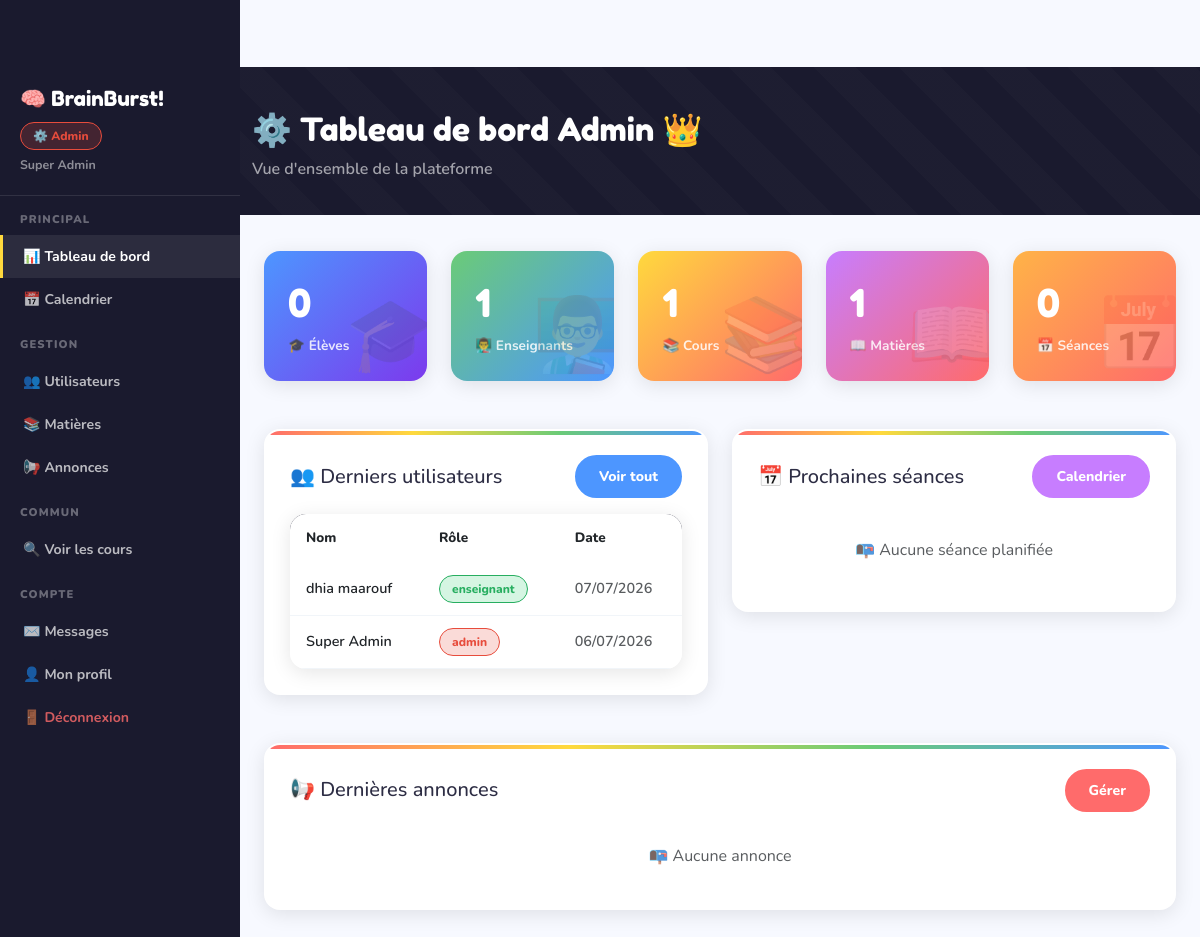
The page /admin (signed in) on the database its author committed.
### app.py (models this page shows)
class User(UserMixin, db.Model):
    id            = db.Column(db.Integer, primary_key=True)
    nom           = db.Column(db.String(100), nullable=False)
    prenom        = db.Column(db.String(100), nullable=False)
    email         = db.Column(db.String(150), unique=True, nullable=False)
    password      = db.Column(db.String(200), nullable=False)
    role          = db.Column(db.String(20),  default='eleve')  # admin | enseignant | eleve
    actif         = db.Column(db.Boolean,     default=True)
    bio           = db.Column(db.Text,        default='')
    date_creation = db.Column(db.DateTime,    default=datetime.utcnow)
    groupe_id     = db.Column(db.Integer, db.ForeignKey('groupe.id'), nullable=True)
    cours_crees  = db.relationship('Cours',       backref='enseignant', lazy=True)
    inscriptions = db.relationship('Inscription', backref='eleve',      lazy=True)
    travaux_rendus = db.relationship('TravauxRendu', backref='eleve',   lazy=True)
    msg_envoyes  = db.relationship('Message', foreign_keys='Message.expediteur_id',   backref='expediteur',   lazy=True)
    msg_recus    = db.relationship('Message', foreign_keys='Message.destinataire_id', backref='destinataire', lazy=True)

### app.py (the view)
@app.route('/admin')
@login_required
def admin_dashboard():
    if not require_role('admin'): return redirect(url_for('dashboard'))
    stats = {
        'eleves':      User.query.filter_by(role='eleve').count(),
        'enseignants': User.query.filter_by(role='enseignant').count(),
        'cours':       Cours.query.count(),
        'matieres':    Matiere.query.count(),
        'seances':     Seance.query.count(),
    }
    users_recent   = User.query.order_by(User.date_creation.desc()).limit(5).all()
    seances_future = Seance.query.filter(Seance.date_seance >= datetime.utcnow()).order_by(Seance.date_seance).limit(5).all()
    annonces       = Annonce.query.order_by(Annonce.date_creation.desc()).limit(3).all()
    return render_template('admin/admin_dashboard.html', stats=stats,
                           users_recent=users_recent, seances_future=seances_future, annonces=annonces)

### app.py (called while the page is built)
@login_manager.user_loader
def load_user(uid): return User.query.get(int(uid))

def require_role(*roles):
    if current_user.role not in roles:
        flash('Accès non autorisé.', 'danger')
        return False
    return True

@app.context_processor
def inject_globals():
    return {'now': datetime.utcnow, 'current_year': datetime.utcnow().year}

### templates/admin/admin_dashboard.html (shortened to what this page needs)
{% extends "base.html" %}
{% block content %}
<div class="page-header">
  <div class="container">
    <h2>⚙️ Tableau de bord Admin <span class="emoji-bounce" style="display:inline-block">👑</span></h2>
    <p style="color:rgba(255,255,255,.6);font-weight:600;margin:4px 0 0">Vue d'ensemble de la plateforme</p>
  </div>
</div>
<div class="container-fluid px-4 pb-5">
  <div class="row g-4 mb-5">
    {% for num, lbl, emoji, grad in [
      (stats.eleves,      'Élèves',      '🎓', 'linear-gradient(135deg,#4D96FF,#7c3aed)'),
      (stats.enseignants, 'Enseignants', '👨‍🏫', 'linear-gradient(135deg,#6BCB77,#4D96FF)'),
      (stats.cours,       'Cours',       '📚', 'linear-gradient(135deg,#FFD93D,#FF6B6B)'),
      (stats.matieres,    'Matières',    '📖', 'linear-gradient(135deg,#C77DFF,#FF6B6B)'),
      (stats.seances,     'Séances',     '📅', 'linear-gradient(135deg,#FFB347,#FF6B6B)'),
    ] %}
    <div class="col-md col-6">
      <div class="stat-card fade-up fade-up-{{ loop.index }}" data-emoji="{{ emoji }}" style="background:{{ grad }}">
        <span class="stat-num">{{ num }}</span>
        <span class="stat-lbl">{{ emoji }} {{ lbl }}</span>
      </div>
    </div>
    {% endfor %}
  </div>
  <div class="row g-4">
    <div class="col-lg-6">
      <div class="card-fun p-4 mb-4">
        <div class="d-flex justify-content-between align-items-center mb-3">
          <h5 class="fw-800 mb-0">👥 Derniers utilisateurs</h5>
          <a href="{{ url_for('admin_users') }}" class="btn btn-fun btn-sky btn-sm">Voir tout</a>
        </div>
        <div class="table-fun">
          <table class="table mb-0">
            <thead><tr><th>Nom</th><th>Rôle</th><th>Date</th></tr></thead>
            <tbody>
              {% for u in users_recent %}
              <tr>
                <td class="fw-700">{{ u.prenom }} {{ u.nom }}</td>
                <td><span class="role-badge role-{{ u.role }}">{{ u.role }}</span></td>
                <td class="text-muted small">{{ u.date_creation.strftime('%d/%m/%Y') }}</td>
              </tr>
              {% endfor %}
            </tbody>
          </table>
        </div>
      </div>
    </div>
    <div class="col-lg-6">
      <div class="card-fun p-4 mb-4">
        <div class="d-flex justify-content-between align-items-center mb-3">
          <h5 class="fw-800 mb-0">📅 Prochaines séances</h5>
          <a href="{{ url_for('admin_calendrier') }}" class="btn btn-fun btn-violet btn-sm">Calendrier</a>
        </div>
        {% for s in seances_future %}
        <div class="d-flex align-items-center gap-3 p-3 mb-2" style="background:#f8fafc;border-radius:12px">
          <div style="background:var(--sky);color:white;width:42px;height:42px;border-radius:12px;display:flex;align-items:center;justify-content:center;font-size:1.2rem;flex-shrink:0">📅</div>
          <div class="flex-fill">
            <div class="fw-800 small">{{ s.titre }}</div>
            <div class="text-muted" style="font-size:.75rem;font-weight:600">{{ s.cours.titre }} · {{ s.date_seance.strftime('%d/%m/%Y %H:%M') }}</div>
          </div>
          {% if s.lien_meet %}<a href="{{ s.lien_meet }}" target="_blank" class="btn btn-fun btn-mint btn-sm">🔗 Rejoindre</a>{% endif %}
        </div>
        {% else %}
        <div class="text-center py-4 text-muted fw-600">📭 Aucune séance planifiée</div>
        {% endfor %}
      </div>
    </div>
    <div class="col-12">
      <div class="card-fun p-4">
        <div class="d-flex justify-content-between align-items-center mb-3">
          <h5 class="fw-800 mb-0">📢 Dernières annonces</h5>
          <a href="{{ url_for('admin_annonces') }}" class="btn btn-fun btn-coral btn-sm">Gérer</a>
        </div>
        <div class="row g-3">
          {% for a in annonces %}
          <div class="col-md-4">
            <div style="background:#fffbeb;border-radius:14px;padding:18px;border-left:4px solid var(--sun)">
              <div class="fw-800 mb-1">{{ a.titre }}</div>
              <p class="text-muted small fw-600 mb-0" style="line-height:1.6">{{ a.contenu[:100] }}...</p>
              <div class="text-muted mt-2" style="font-size:.72rem;font-weight:700">{{ a.date_creation.strftime('%d/%m/%Y') }}</div>
            </div>
          </div>
          {% else %}
          <div class="col-12 text-center py-3 text-muted fw-600">📭 Aucune annonce</div>
          {% endfor %}
        </div>
      </div>
    </div>
  </div>
</div>
{% endblock %}

### templates/base.html (shortened to what this page needs)
<!DOCTYPE html>
<html lang="fr">
<head>
<link href="https://cdnjs.cloudflare.com/ajax/libs/bootstrap/5.3.0/css/bootstrap.min.css" rel="stylesheet">
<link href="https://cdnjs.cloudflare.com/ajax/libs/font-awesome/6.4.0/css/all.min.css" rel="stylesheet">
</head>
<body>
{% if current_user.is_authenticated %}
<div class="side-nav">
  <div style="padding:16px 20px 20px;border-bottom:1px solid rgba(255,255,255,.1)">
    <div style="font-family:'Fredoka One',cursive;color:white;font-size:1.3rem">🧠 BrainBurst!</div>
    <div class="mt-2">
      <span class="role-badge role-{{ current_user.role }}">
        {{ '⚙️ Admin' if current_user.role=='admin' else '👨‍🏫 Enseignant' if current_user.role=='enseignant' else '🎓 Élève' }}
      </span>
    </div>
    <div style="color:rgba(255,255,255,.5);font-size:.78rem;font-weight:700;margin-top:6px">
      {{ current_user.prenom }} {{ current_user.nom }}
    </div>
  </div>
  {% if current_user.role == 'admin' %}
  <div class="nav-section">Principal</div>
  <a href="{{ url_for('admin_dashboard') }}" class="{{ 'active' if request.endpoint=='admin_dashboard' }}">📊 Tableau de bord</a>
  <a href="{{ url_for('admin_calendrier') }}" class="{{ 'active' if request.endpoint=='admin_calendrier' }}">📅 Calendrier</a>
  <div class="nav-section">Gestion</div>
  <a href="{{ url_for('admin_users') }}" class="{{ 'active' if request.endpoint in ['admin_users','admin_user_creer','admin_user_editer'] }}">👥 Utilisateurs</a>
  <a href="{{ url_for('admin_matieres') }}" class="{{ 'active' if request.endpoint in ['admin_matieres','admin_matiere_creer','admin_matiere_editer'] }}">📚 Matières</a>
  <a href="{{ url_for('admin_annonces') }}" class="{{ 'active' if request.endpoint=='admin_annonces' }}">📢 Annonces</a>
  <div class="nav-section">Commun</div>
  <a href="{{ url_for('liste_cours') }}">🔍 Voir les cours</a>
  {% endif %}
  <div class="nav-section">Compte</div>
  <a href="{{ url_for('messages') }}">✉️ Messages</a>
  <a href="{{ url_for('profil') }}">👤 Mon profil</a>
  <a href="{{ url_for('logout') }}" style="color:rgba(255,107,107,.8)!important">🚪 Déconnexion</a>
</div>
<div class="main-content">
{% endif %}
{% block content %}{% endblock %}
</div>
</body>
</html>

### templates/base.html (style rules this page uses)
:root { --sun:#FFD93D; --coral:#FF6B6B; --mint:#6BCB77; --sky:#4D96FF; --violet:#C77DFF; --peach:#FFB347; --dark:#1A1A2E; --ink:#2D2D44; --paper:#FFFDF7; --light:#F7F9FF; --admin:#e74c3c; --teacher:#2ecc71; --student:#3498db; --shadow:0 4px 20px rgba(0,0,0,.1); --radius:16px; --radius-sm:10px; }
* { box-sizing:border-box }
body { font-family:'Nunito',sans-serif;background:var(--light);color:var(--ink);overflow-x:hidden;padding-top:67px }
.role-badge { display:inline-flex;align-items:center;gap:5px;padding:4px 12px;border-radius:20px; font-size:.75rem;font-weight:800 }
.role-admin { background:rgba(231,76,60,.2);color:#e74c3c;border:1px solid #e74c3c }
.role-enseignant { background:rgba(46,204,113,.2);color:#27ae60;border:1px solid #27ae60 }
.page-header { background:var(--dark);padding:44px 0 34px;margin-bottom:36px;position:relative;overflow:hidden }
.page-header::before { content:'';position:absolute;inset:0; background:repeating-linear-gradient(45deg,transparent,transparent 30px,rgba(255,255,255,.015) 30px,rgba(255,255,255,.015) 60px) }
.page-header h2 { font-family:'Fredoka One',cursive;font-size:2rem;color:white;position:relative }
.card-fun { background:white;border:2px solid transparent;border-radius:var(--radius); box-shadow:var(--shadow);transition:all .25s;position:relative;overflow:hidden }
.card-fun::before { content:'';position:absolute;top:0;left:0;right:0;height:4px; background:linear-gradient(90deg,var(--coral),var(--sun),var(--mint),var(--sky)) }
.stat-card { border-radius:var(--radius);padding:24px;color:white;position:relative; overflow:hidden;box-shadow:var(--shadow);transition:transform .3s }
.stat-card::after { content:attr(data-emoji);position:absolute;right:-8px;bottom:-8px; font-size:4.5rem;opacity:.15 }
.stat-num { font-family:'Fredoka One',cursive;font-size:2.4rem;display:block }
.stat-lbl { font-weight:700;opacity:.85;font-size:.85rem }
.btn-fun { font-weight:800;border-radius:25px;padding:9px 22px;border:2.5px solid transparent; transition:all .2s;font-size:.88rem }
.btn-coral { background:var(--coral);color:white;border-color:var(--coral) }
.btn-sky { background:var(--sky);color:white;border-color:var(--sky) }
.btn-violet { background:var(--violet);color:white;border-color:var(--violet) }
.side-nav { background:var(--dark); width:240px; position:fixed; top:0;left:0;bottom:0; z-index:999; overflow-y:auto; padding-top:67px; }
.side-nav a { display:flex;align-items:center;gap:10px; padding:11px 20px; color:rgba(255,255,255,.7); font-weight:700;font-size:.88rem; text-decoration:none; transition:all .2s; border-left:3px solid transparent; }
.side-nav a:hover,.side-nav a.active { color:white;background:rgba(255,255,255,.08);border-left-color:var(--sun) }
.side-nav .nav-section { padding:16px 20px 6px; font-size:.7rem;font-weight:900; text-transform:uppercase;letter-spacing:.1em; color:rgba(255,255,255,.35) }
.main-content { margin-left:240px; min-height:100vh; width:calc(100% - 240px); float:left; }
body { overflow-x:hidden }
.table-fun { border-radius:var(--radius);overflow:hidden;box-shadow:var(--shadow) }
.table-fun thead { background:var(--dark);color:white }
.table-fun thead th { font-weight:800;font-size:.85rem;padding:14px 16px;border:none }
.table-fun tbody tr { border-bottom:1px solid #f1f5f9;transition:background .15s }
.table-fun tbody td { padding:12px 16px;vertical-align:middle;font-weight:600;font-size:.9rem }
.fade-up { animation:fadeUp .5s ease both }
.fade-up-1 { animation-delay:.08s }
.fade-up-2 { animation-delay:.16s }
.fade-up-3 { animation-delay:.24s }
.emoji-bounce { display:inline-block;animation:eb 2s ease-in-out infinite }

### rows shown on the page
User: role "⚙️ Admin", prenom "Super", nom "Admin", role "admin", date_creation "06/07/2026"
User: prenom "dhia", nom "maarouf", role "enseignant", date_creation "07/07/2026"

### other values the page prints
{{ num }} "0" "1" "1" "1" "0"
{{ emoji }} "🎓" "👨‍🏫" "📚" "📖" "📅"
{{ lbl }} "Élèves" "Enseignants" "Cours" "Matières" "Séances"
